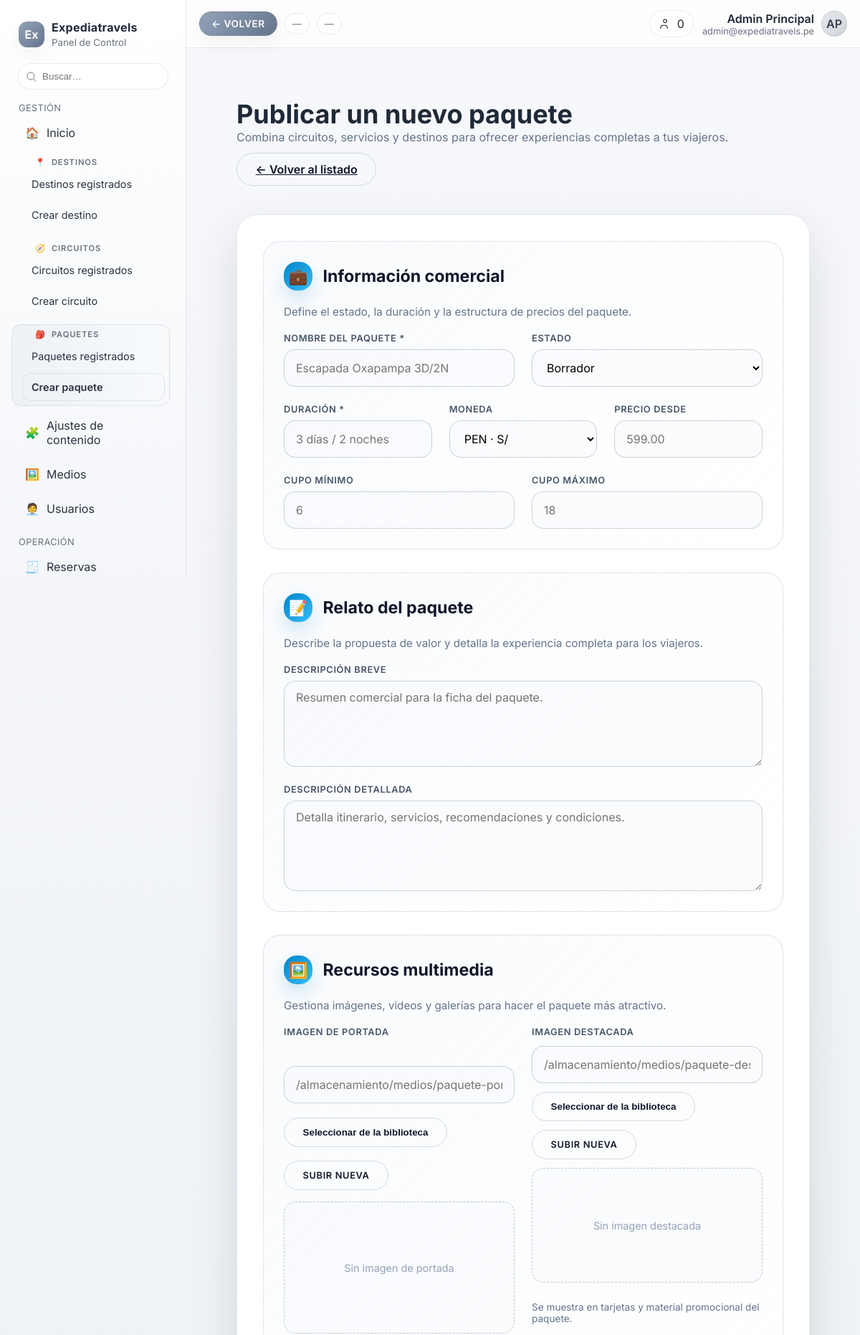
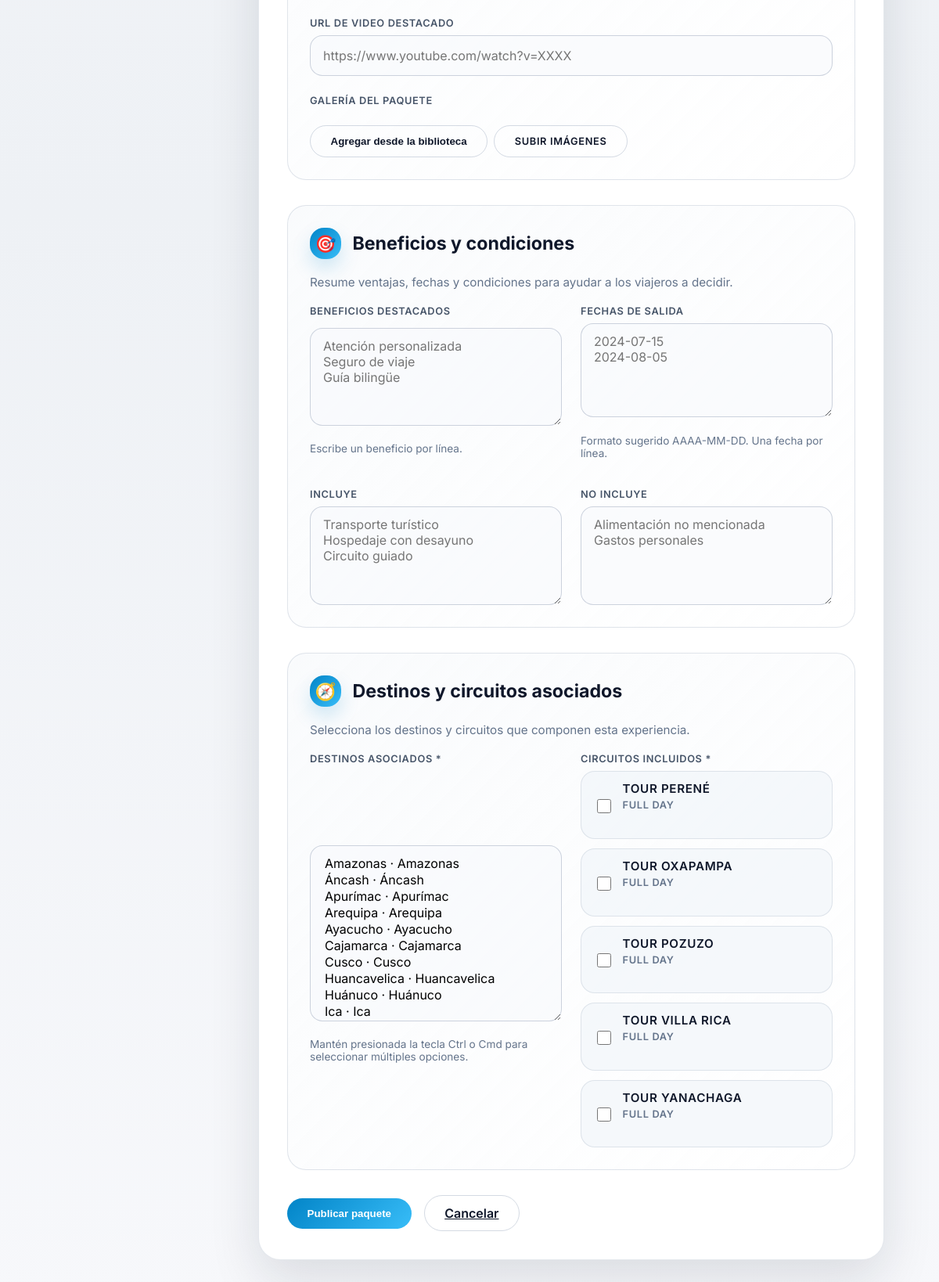
/administracion/crear_paquete.php, run on the app's committed database (2 pictures, top to bottom).
### tables this page shows
CREATE TABLE circuitos (
    id INT AUTO_INCREMENT PRIMARY KEY,
    destino_id INT DEFAULT NULL,
    destino_personalizado VARCHAR(150) DEFAULT NULL,
    nombre VARCHAR(150) NOT NULL,
    duracion VARCHAR(80) NOT NULL,
    precio DECIMAL(10, 2) DEFAULT NULL,
    categoria ENUM('naturaleza', 'cultural', 'aventura', 'gastronomico', 'bienestar') NOT NULL DEFAULT 'naturaleza',
    dificultad ENUM('relajado', 'moderado', 'intenso') NOT NULL DEFAULT 'relajado',
    frecuencia VARCHAR(120) DEFAULT NULL,
    estado ENUM('borrador', 'activo', 'inactivo') NOT NULL DEFAULT 'borrador',
    descripcion TEXT,
    puntos_interes JSON DEFAULT NULL,
    servicios JSON DEFAULT NULL,
    imagen_portada VARCHAR(255) DEFAULT NULL,
    imagen_destacada VARCHAR(255) DEFAULT NULL,
    galeria JSON DEFAULT NULL,
    video_destacado_url VARCHAR(255) DEFAULT NULL,
    creado_en TIMESTAMP DEFAULT CURRENT_TIMESTAMP,
    actualizado_en TIMESTAMP DEFAULT CURRENT_TIMESTAMP ON UPDATE CURRENT_TIMESTAMP,
    FOREIGN KEY (destino_id) REFERENCES destinos(id) ON DELETE SET NULL
);

### administracion/crear_paquete.php (the view, shortened to what the rows shown need)
<?php
require_once __DIR__ . '/includes/paquetes_util.php';
$errores = [];
$destinosPredeterminados = require __DIR__ . '/../app/configuracion/destinos_predeterminados.php';
$circuitosPredeterminados = require __DIR__ . '/../app/configuracion/circuitos_predeterminados.php';
$destinosDisponibles = paquetesCargarDestinos($destinosPredeterminados, $errores);
$circuitosDisponibles = paquetesCargarCircuitos($circuitosPredeterminados, $destinosDisponibles, $errores);
$datos = [
    'nombre' => '',
    'estado' => 'borrador',
    'duracion' => '',
    'moneda' => 'PEN',
    'precio_desde' => '',
    'descripcion_breve' => '',
    'descripcion_detallada' => '',
    'imagen_destacada' => '',
    'imagen_portada' => '',
    'galeria' => [],
    'video_destacado_url' => '',
    'beneficios' => '',
    'incluye' => '',
    'no_incluye' => '',
    'salidas' => '',
    'cupos_min' => '',
    'cupos_max' => '',
    'destinos' => [],
    'circuitos' => [],
];
require __DIR__ . '/plantilla/cabecera.php';
?>
<div class="admin-wrapper">
    <header class="admin-header">
        <div>
            <h1>Publicar un nuevo paquete</h1>
        </div>
    </header>
    <section class="admin-card">
        <form method="post" class="admin-form">
            <div class="admin-section">
                <h2 class="admin-section__title">
                    <span class="admin-section__icon" aria-hidden="true">💼</span>
                    <span>Información comercial</span>
                </h2>
            </div>
            <div class="admin-section">
                <h2 class="admin-section__title">
                    <span class="admin-section__icon" aria-hidden="true">📝</span>
                    <span>Relato del paquete</span>
                </h2>
            </div>
            <div class="admin-section">
                <h2 class="admin-section__title">
                    <span class="admin-section__icon" aria-hidden="true">🖼️</span>
                    <span>Recursos multimedia</span>
                </h2>
            </div>
            <div class="admin-section">
                <h2 class="admin-section__title">
                    <span class="admin-section__icon" aria-hidden="true">🎯</span>
                    <span>Beneficios y condiciones</span>
                </h2>
            </div>
            <div class="admin-section">
                <h2 class="admin-section__title">
                    <span class="admin-section__icon" aria-hidden="true">🧭</span>
                    <span>Destinos y circuitos asociados</span>
                </h2>
                <div class="admin-section__content admin-grid">
                    <div class="admin-grid two-columns">
                        <div class="admin-field">
                            <?php if (empty($circuitosDisponibles)): ?>
                                <p class="admin-help">Aún no hay circuitos registrados. Crea al menos uno para asociarlo al paquete.</p>
                            <?php else: ?>
                                <div class="admin-checkbox-group">
                                    <?php foreach ($circuitosDisponibles as $circuito): ?>
                                        <label class="admin-checkbox">
                                            <input type="checkbox" name="circuitos[]" value="<?= (int) $circuito['id']; ?>" <?= in_array((int) $circuito['id'], $datos['circuitos'], true) ? 'checked' : ''; ?> />
                                            <span>
                                                <?= htmlspecialchars($circuito['nombre'], ENT_QUOTES, 'UTF-8'); ?>
                                                <small><?= htmlspecialchars($circuito['duracion'], ENT_QUOTES, 'UTF-8'); ?></small>
                                            </span>
                                        </label>
                                    <?php endforeach; ?>
                                </div>
                            <?php endif; ?>
                        </div>
                    </div>
                </div>
            </div>
        </form>
    </section>
</div>

### data on the page
circuitos: nombre "TOUR PERENÉ", duracion "FULL DAY"
circuitos: nombre "TOUR OXAPAMPA", duracion "FULL DAY"
circuitos: nombre "TOUR POZUZO", duracion "FULL DAY"
circuitos: nombre "TOUR VILLA RICA", duracion "FULL DAY"
circuitos: nombre "TOUR YANACHAGA", duracion "FULL DAY"

### other printed values
$panelNombreAdmin "Admin Principal"
$panelCorreoAdmin "admin@expediatravels.pe"
$panelInicialesAdmin "AP"
form field estado "Borrador"
form field moneda "PEN · S/"
